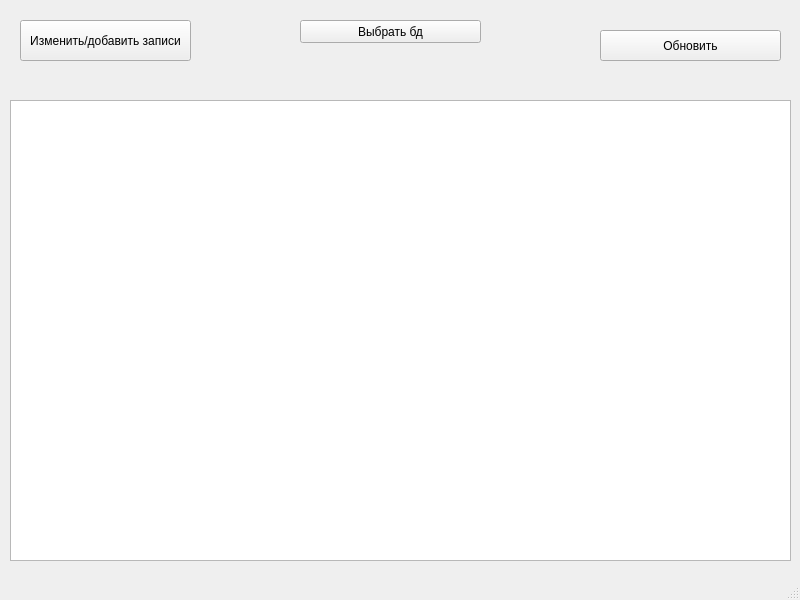
<?xml version="1.0" encoding="UTF-8"?>
<ui version="4.0">
 <class>MainWindow</class>
 <widget class="QMainWindow" name="MainWindow">
  <property name="geometry">
   <rect>
    <x>0</x>
    <y>0</y>
    <width>800</width>
    <height>600</height>
   </rect>
  </property>
  <property name="windowTitle">
   <string>MainWindow</string>
  </property>
  <widget class="QWidget" name="centralwidget">
   <widget class="QPushButton" name="pushButton">
    <property name="geometry">
     <rect>
      <x>300</x>
      <y>20</y>
      <width>181</width>
      <height>23</height>
     </rect>
    </property>
    <property name="text">
     <string>Выбрать бд</string>
    </property>
   </widget>
   <widget class="QTableView" name="tableView">
    <property name="geometry">
     <rect>
      <x>10</x>
      <y>100</y>
      <width>781</width>
      <height>461</height>
     </rect>
    </property>
   </widget>
   <widget class="QPushButton" name="choiceButton">
    <property name="geometry">
     <rect>
      <x>20</x>
      <y>20</y>
      <width>171</width>
      <height>41</height>
     </rect>
    </property>
    <property name="text">
     <string>Изменить/добавить записи</string>
    </property>
   </widget>
   <widget class="QPushButton" name="updateButton">
    <property name="geometry">
     <rect>
      <x>600</x>
      <y>30</y>
      <width>181</width>
      <height>31</height>
     </rect>
    </property>
    <property name="text">
     <string>Обновить</string>
    </property>
   </widget>
  </widget>
  <widget class="QMenuBar" name="menubar">
   <property name="geometry">
    <rect>
     <x>0</x>
     <y>0</y>
     <width>800</width>
     <height>21</height>
    </rect>
   </property>
  </widget>
  <widget class="QStatusBar" name="statusbar"/>
 </widget>
 <resources/>
 <connections/>
</ui>
